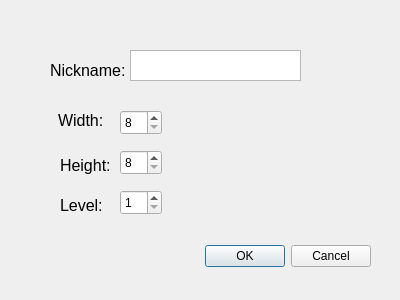
<?xml version="1.0" encoding="UTF-8"?>
<ui version="4.0">
 <class>Dialog</class>
 <widget class="QDialog" name="Dialog">
  <property name="geometry">
   <rect>
    <x>0</x>
    <y>0</y>
    <width>400</width>
    <height>300</height>
   </rect>
  </property>
  <property name="windowTitle">
   <string>Dialog</string>
  </property>
  <widget class="QDialogButtonBox" name="buttonBox">
   <property name="geometry">
    <rect>
     <x>30</x>
     <y>240</y>
     <width>341</width>
     <height>32</height>
    </rect>
   </property>
   <property name="orientation">
    <enum>Qt::Horizontal</enum>
   </property>
   <property name="standardButtons">
    <set>QDialogButtonBox::Cancel|QDialogButtonBox::Ok</set>
   </property>
  </widget>
  <widget class="QSpinBox" name="spinBoxWidth">
   <property name="geometry">
    <rect>
     <x>120</x>
     <y>110</y>
     <width>42</width>
     <height>25</height>
    </rect>
   </property>
   <property name="minimum">
    <number>8</number>
   </property>
   <property name="maximum">
    <number>20</number>
   </property>
  </widget>
  <widget class="QSpinBox" name="spinBoxHeight">
   <property name="geometry">
    <rect>
     <x>120</x>
     <y>150</y>
     <width>42</width>
     <height>25</height>
    </rect>
   </property>
   <property name="minimum">
    <number>8</number>
   </property>
   <property name="maximum">
    <number>40</number>
   </property>
  </widget>
  <widget class="QLabel" name="widthLabel">
   <property name="geometry">
    <rect>
     <x>58</x>
     <y>105</y>
     <width>61</width>
     <height>31</height>
    </rect>
   </property>
   <property name="text">
    <string>&lt;html&gt;&lt;head/&gt;&lt;body&gt;&lt;p&gt;&lt;span style=&quot; font-size:12pt;&quot;&gt;Width:&lt;/span&gt;&lt;/p&gt;&lt;/body&gt;&lt;/html&gt;</string>
   </property>
  </widget>
  <widget class="QLabel" name="heightLabel">
   <property name="geometry">
    <rect>
     <x>60</x>
     <y>150</y>
     <width>61</width>
     <height>31</height>
    </rect>
   </property>
   <property name="text">
    <string>&lt;html&gt;&lt;head/&gt;&lt;body&gt;&lt;p&gt;&lt;span style=&quot; font-size:12pt;&quot;&gt;Height:&lt;/span&gt;&lt;/p&gt;&lt;/body&gt;&lt;/html&gt;</string>
   </property>
  </widget>
  <widget class="QLabel" name="nicknameLabel">
   <property name="geometry">
    <rect>
     <x>50</x>
     <y>50</y>
     <width>81</width>
     <height>41</height>
    </rect>
   </property>
   <property name="text">
    <string>&lt;html&gt;&lt;head/&gt;&lt;body&gt;&lt;p&gt;&lt;span style=&quot; font-size:12pt;&quot;&gt;Nickname:&lt;/span&gt;&lt;/p&gt;&lt;/body&gt;&lt;/html&gt;</string>
   </property>
  </widget>
  <widget class="QTextEdit" name="nicknameEdit">
   <property name="geometry">
    <rect>
     <x>130</x>
     <y>50</y>
     <width>171</width>
     <height>31</height>
    </rect>
   </property>
   <property name="placeholderText">
    <string/>
   </property>
  </widget>
  <widget class="QSpinBox" name="spinBoxLevel">
   <property name="geometry">
    <rect>
     <x>120</x>
     <y>190</y>
     <width>42</width>
     <height>25</height>
    </rect>
   </property>
   <property name="minimum">
    <number>1</number>
   </property>
   <property name="maximum">
    <number>25</number>
   </property>
   <property name="value">
    <number>1</number>
   </property>
  </widget>
  <widget class="QLabel" name="levelLabel">
   <property name="geometry">
    <rect>
     <x>60</x>
     <y>190</y>
     <width>61</width>
     <height>31</height>
    </rect>
   </property>
   <property name="text">
    <string>&lt;html&gt;&lt;head/&gt;&lt;body&gt;&lt;p&gt;&lt;span style=&quot; font-size:12pt;&quot;&gt;Level:&lt;/span&gt;&lt;/p&gt;&lt;/body&gt;&lt;/html&gt;</string>
   </property>
  </widget>
 </widget>
 <resources/>
 <connections>
  <connection>
   <sender>buttonBox</sender>
   <signal>accepted()</signal>
   <receiver>Dialog</receiver>
   <slot>accept()</slot>
   <hints>
    <hint type="sourcelabel">
     <x>248</x>
     <y>254</y>
    </hint>
    <hint type="destinationlabel">
     <x>157</x>
     <y>274</y>
    </hint>
   </hints>
  </connection>
  <connection>
   <sender>buttonBox</sender>
   <signal>rejected()</signal>
   <receiver>Dialog</receiver>
   <slot>reject()</slot>
   <hints>
    <hint type="sourcelabel">
     <x>316</x>
     <y>260</y>
    </hint>
    <hint type="destinationlabel">
     <x>286</x>
     <y>274</y>
    </hint>
   </hints>
  </connection>
 </connections>
</ui>
